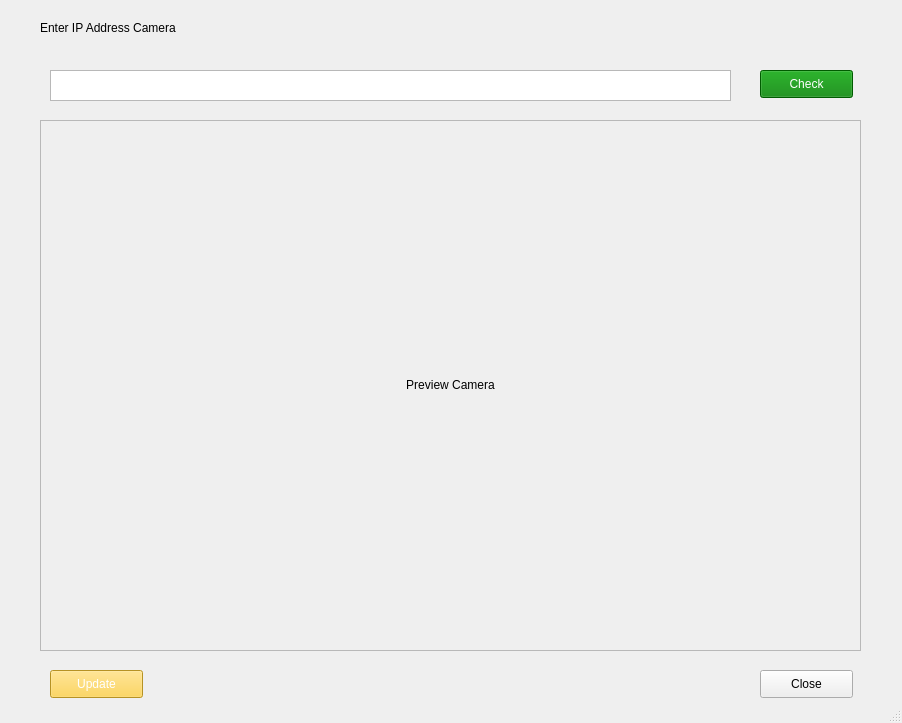
<?xml version="1.0" encoding="UTF-8"?>
<ui version="4.0">
 <class>MainWindow</class>
 <widget class="QMainWindow" name="MainWindow">
  <property name="geometry">
   <rect>
    <x>0</x>
    <y>0</y>
    <width>902</width>
    <height>723</height>
   </rect>
  </property>
  <property name="windowTitle">
   <string>MainWindow</string>
  </property>
  <property name="styleSheet">
   <string notr="true">color: black</string>
  </property>
  <widget class="QWidget" name="centralwidget">
   <widget class="QFrame" name="frame">
    <property name="geometry">
     <rect>
      <x>40</x>
      <y>120</y>
      <width>821</width>
      <height>531</height>
     </rect>
    </property>
    <property name="minimumSize">
     <size>
      <width>0</width>
      <height>0</height>
     </size>
    </property>
    <property name="frameShape">
     <enum>QFrame::StyledPanel</enum>
    </property>
    <property name="frameShadow">
     <enum>QFrame::Raised</enum>
    </property>
    <widget class="QPushButton" name="done">
     <property name="geometry">
      <rect>
       <x>650</x>
       <y>800</y>
       <width>93</width>
       <height>28</height>
      </rect>
     </property>
     <property name="text">
      <string>Done</string>
     </property>
    </widget>
    <widget class="QLabel" name="camera_preview">
     <property name="geometry">
      <rect>
       <x>0</x>
       <y>4</y>
       <width>821</width>
       <height>521</height>
      </rect>
     </property>
     <property name="text">
      <string>Preview Camera</string>
     </property>
     <property name="alignment">
      <set>Qt::AlignCenter</set>
     </property>
    </widget>
   </widget>
   <widget class="QLabel" name="label">
    <property name="geometry">
     <rect>
      <x>40</x>
      <y>20</y>
      <width>171</width>
      <height>16</height>
     </rect>
    </property>
    <property name="text">
     <string>Enter IP Address Camera </string>
    </property>
   </widget>
   <widget class="QTextEdit" name="ipAddress">
    <property name="geometry">
     <rect>
      <x>50</x>
      <y>70</y>
      <width>681</width>
      <height>31</height>
     </rect>
    </property>
   </widget>
   <widget class="QPushButton" name="checkBtn">
    <property name="geometry">
     <rect>
      <x>760</x>
      <y>70</y>
      <width>93</width>
      <height>28</height>
     </rect>
    </property>
    <property name="styleSheet">
     <string notr="true">background-color: green;color: white</string>
    </property>
    <property name="text">
     <string>Check</string>
    </property>
   </widget>
   <widget class="QPushButton" name="close_btn">
    <property name="geometry">
     <rect>
      <x>760</x>
      <y>670</y>
      <width>93</width>
      <height>28</height>
     </rect>
    </property>
    <property name="text">
     <string>Close</string>
    </property>
   </widget>
   <widget class="QPushButton" name="updateBtn">
    <property name="geometry">
     <rect>
      <x>50</x>
      <y>670</y>
      <width>93</width>
      <height>28</height>
     </rect>
    </property>
    <property name="styleSheet">
     <string notr="true">background-color: #FFCC33; color :white</string>
    </property>
    <property name="text">
     <string>Update</string>
    </property>
   </widget>
  </widget>
  <widget class="QStatusBar" name="statusbar"/>
 </widget>
 <resources/>
 <connections/>
</ui>
